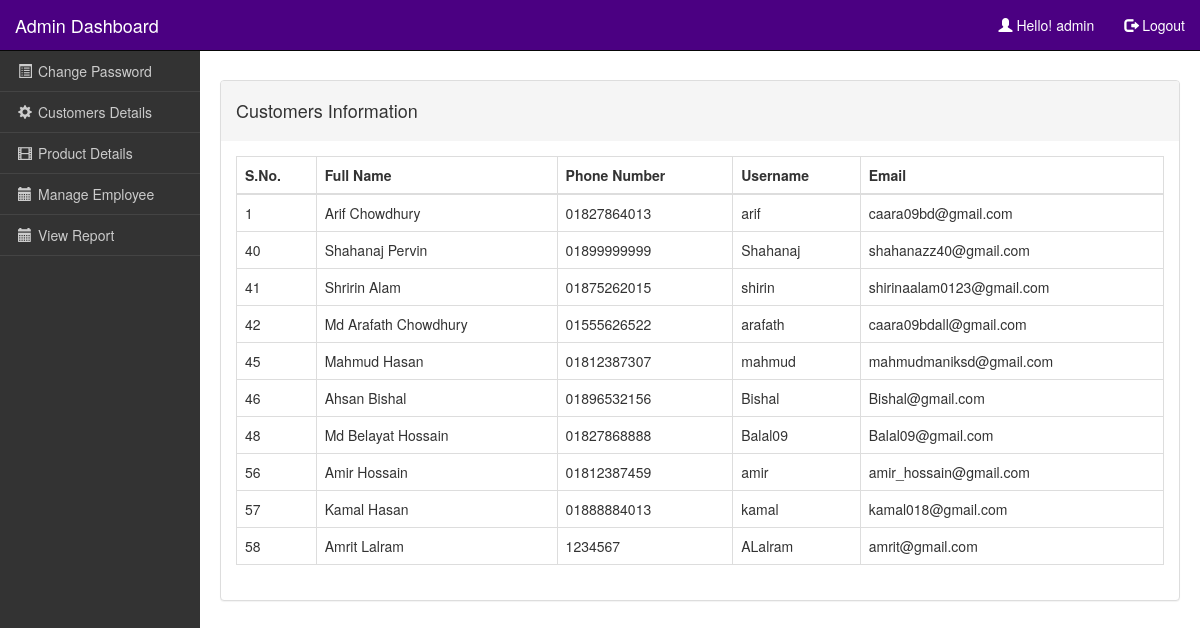
Screenshot of /admin/customers_details.php (signed in) with the database file from the repository.
### tables this page shows
CREATE TABLE `user` (
  `u_id` int(11) NOT NULL,
  `username` varchar(150) NOT NULL,
  `email` varchar(50) NOT NULL,
  `password` varchar(25) NOT NULL,
  `f_name` varchar(30) NOT NULL,
  `l_name` varchar(30) NOT NULL,
  `phone` varchar(30) NOT NULL
);

### admin/customers_details.php (the view, shortened to what this page needs)
<?php
if(isset($_SESSION['admin_access'])){
include("database.php");
    ?>
<!DOCTYPE html>
<html lang="en" >
<head>
  <link rel='stylesheet' href='https://maxcdn.bootstrapcdn.com/bootstrap/3.3.6/css/bootstrap.min.css'>
      <link rel="stylesheet" href="css/style.css">
</head>
<body>
<?php include("include/top_navbar.php")?>
<?php include("include/sidebar.php")?>
<div class="main-content">
<div class="panel-group">
    <div class="panel panel-default">
      <div class="panel-heading"> <h4>   Customers Information  <h4/> </div>
      <div class="panel-body">
           <div class="table-responsive">
            <table class="table table-hover table-bordered">
              <thead>
                <tr>
                  <th>S.No.</th>
                  <th>Full Name</th>
                  <th>Phone Number</th>
                  <th>Username</th>
                  <th>Email</th>
                </tr>
              </thead>
    <tbody>
    <?php
    $query1 = mysqli_query($conn, "SELECT * FROM `user` order by u_id asc");
    while ($row1 = mysqli_fetch_assoc($query1)) {
        ?>
        <tr class="item">
            <td class=" "><?php echo $row1['u_id']; ?></td>
            <td class=" "><?php echo $row1['f_name']." ".$row1['l_name'] ; ?></td>
            <td class=" "><?php echo $row1['phone']; ?></td>
            <td class=" "><?php echo $row1['username']; ?></td>
            <td class=" "><?php echo $row1['email']; ?></td>
        </tr>
        <?php $i++;
    } ?>
    </tbody>
            </table>
            </div>
      </div>
    </div>
</div>
</body>
</html>
 <?php
    }
    else
     {
        echo "<script> document.location.href='../login.php';</script>";}
        ?>

### admin/css/style.css (style rules this page uses)
.main-content { margin-top: 60px; margin-left: 200px; padding: 20px; }

### rows the page displays
user: u_id "1", f_name "Arif", l_name "Chowdhury", phone "01827864013", username "arif", email "caara09bd@gmail.com"
user: u_id "40", f_name "Shahanaj", l_name "Pervin", phone "01899999999", username "Shahanaj", email "shahanazz40@gmail.com"
user: u_id "41", f_name "Shririn", l_name "Alam", phone "01875262015", username "shirin", email "shirinaalam0123@gmail.com"
user: u_id "42", f_name "Md Arafath", l_name "Chowdhury", phone "01555626522", username "arafath", email "caara09bdall@gmail.com"
user: u_id "45", f_name "Mahmud", l_name "Hasan", phone "01812387307", username "mahmud", email "mahmudmaniksd@gmail.com"
user: u_id "46", f_name "Ahsan", l_name "Bishal", phone "01896532156", username "Bishal", email "Bishal@gmail.com"
user: u_id "48", f_name "Md Belayat", l_name "Hossain", phone "01827868888", username "Balal09", email "Balal09@gmail.com"
user: u_id "56", f_name "Amir", l_name "Hossain", phone "01812387459", username "amir", email "amir_hossain@gmail.com"
user: u_id "57", f_name "Kamal", l_name "Hasan", phone "01888884013", username "kamal", email "kamal018@gmail.com"
user: u_id "58", f_name "Amrit", l_name "Lalram", phone "1234567", username "ALalram", email "amrit@gmail.com"

### other values shown
$admin_fname "admin"
